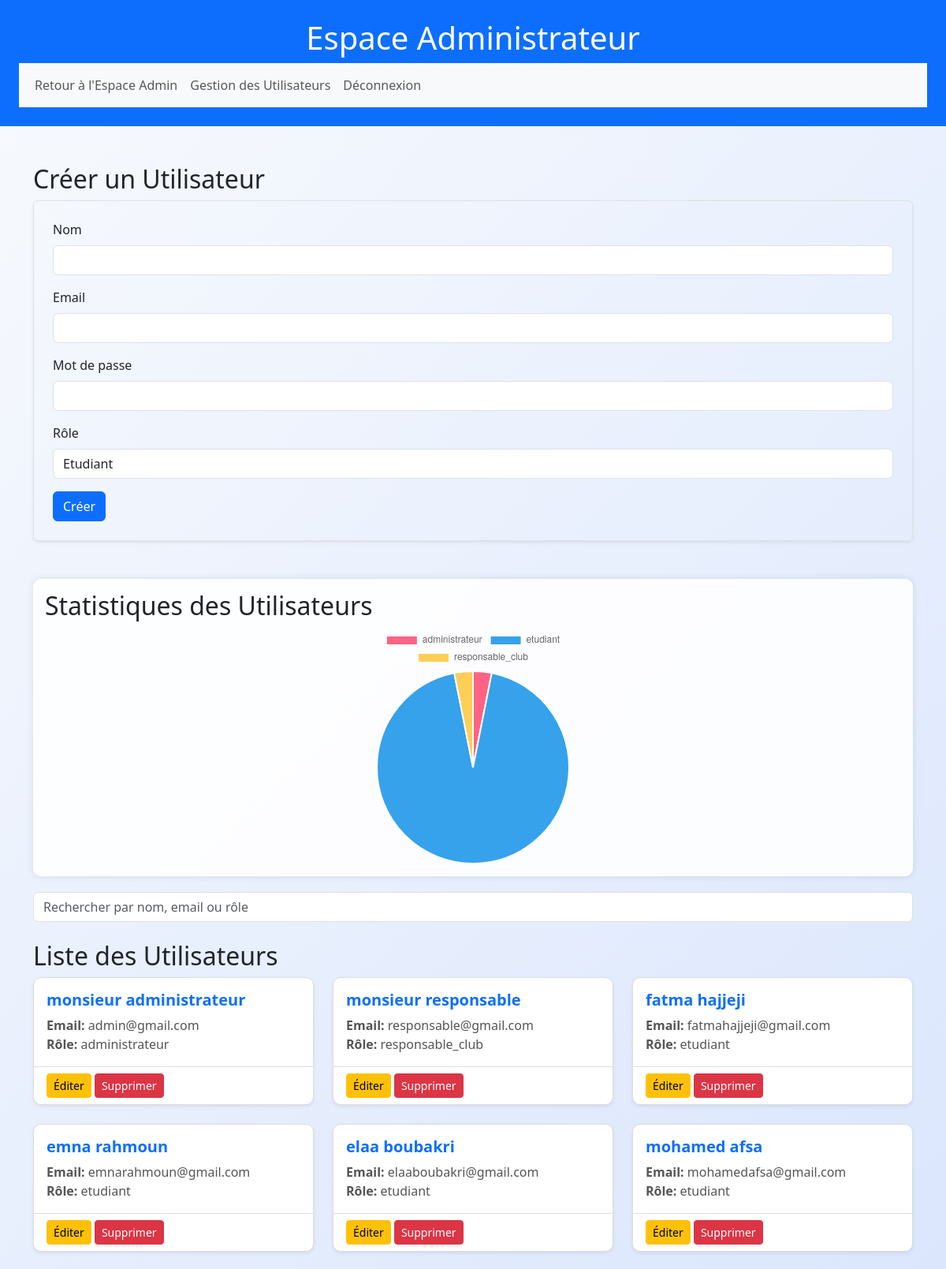
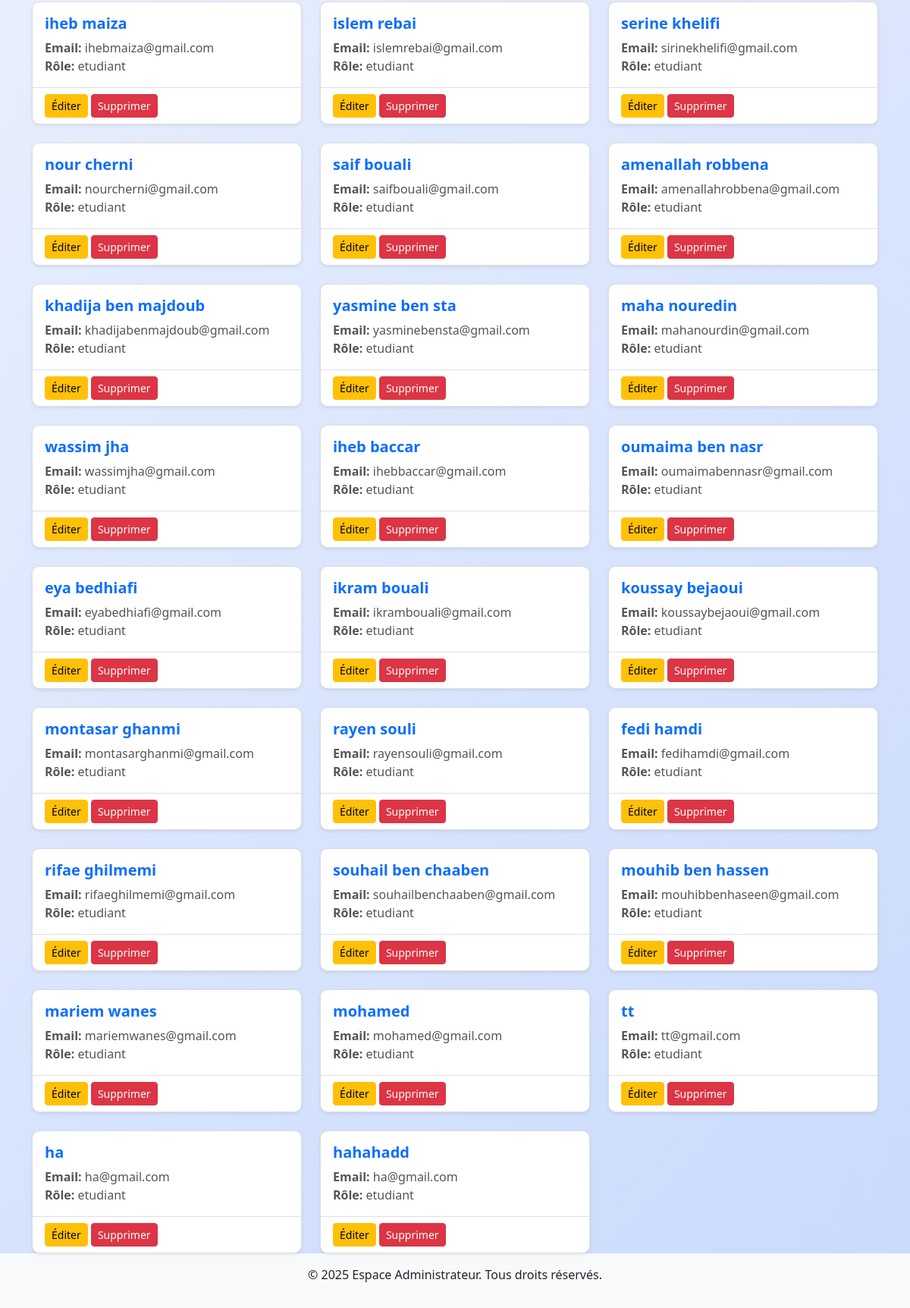
The app's page /views/usercrud.php (signed in) with its own data (2 pictures, top to bottom).
### tables this page shows
CREATE TABLE `utilisateur` (
  `id` int(11) NOT NULL,
  `nom` varchar(255) NOT NULL,
  `mail` varchar(200) NOT NULL,
  `mot_de_passe` varchar(255) NOT NULL,
  `role` varchar(100) NOT NULL
);

### models/AdminUtilisateurModel.php (called while the page is built, shortened)
<?php
require_once '../config/Database.php';
class AdminUtilisateurModel {
    private $db;
    public function __construct() {
        $database = new Database();
        $this->db = $database->getConnection();
    }
    public function getAllUsers() {
        $query = "SELECT id, nom, mail, role FROM utilisateur";
        $stmt = $this->db->query($query);
        return $stmt->fetchAll(PDO::FETCH_ASSOC);
    }
    public function getUserStatistics() {
        $query = "SELECT role, COUNT(*) as count FROM utilisateur GROUP BY role";
        $stmt = $this->db->query($query);
        return $stmt->fetchAll(PDO::FETCH_ASSOC);
    }
}
?>

### config/Database.php (called while the page is built, shortened)
<?php
class Database {
    private $host = 'localhost';
    private $db_name = 'projetweb';
    private $username = 'root';
    private $password = '';
    public function getConnection() {
        $this->conn = null;
        try {
            $this->conn = new PDO("mysql:host=" . $this->host . ";dbname=" . $this->db_name, $this->username, $this->password);
            $this->conn->exec("set names utf8");
        } catch(PDOException $exception) {
            echo "Connection error: " . $exception->getMessage();
        }
        return $this->conn;
    }
}
?>

### views/usercrud.php (the view, shortened to what this page needs)
<?php
require_once '../config/Database.php';
require_once '../models/AdminUtilisateurModel.php';
$adminModel = new AdminUtilisateurModel();
$users = $adminModel->getAllUsers();
$userStats = $adminModel->getUserStatistics();
?>
<!DOCTYPE html>
<html lang="fr">
<head>
    <link href="https://cdn.jsdelivr.net/npm/bootstrap@5.3.3/dist/css/bootstrap.min.css" rel="stylesheet">
</head>
<body>
    <header class="bg-primary text-white text-center p-4">
        <h1>Espace Administrateur</h1>
        <nav class="navbar navbar-expand-lg navbar-light bg-light">
            <div class="container-fluid">
                <div class="collapse navbar-collapse" id="navbarNav">
                    <ul class="navbar-nav">
                        <li class="nav-item">
                            <a class="nav-link" href="dashboardadmin.php">Retour à l'Espace Admin</a>
                        </li>
                        <li class="nav-item">
                            <a class="nav-link" href="usercrud.php">Gestion des Utilisateurs</a>
                        </li>
                        <li class="nav-item">
                            <a class="nav-link" href="../views/acceuil.php">Déconnexion</a>
                        </li>
                    </ul>
                </div>
            </div>
        </nav>
    </header>
    <main class="container mt-5">
        <section class="mb-5">
            <h2>Créer un Utilisateur</h2>
            <form method="post" class="p-4 border rounded shadow-sm">
                <div class="mb-3">
                    <label for="nom" class="form-label">Nom</label>
                    <input type="text" class="form-control" id="nom" name="nom" required>
                </div>
                <div class="mb-3">
                    <label for="email" class="form-label">Email</label>
                    <input type="email" class="form-control" id="email" name="email" required>
                </div>
                <div class="mb-3">
                    <label for="mot_de_passe" class="form-label">Mot de passe</label>
                    <input type="password" class="form-control" id="mot_de_passe" name="mot_de_passe" required>
                </div>
                <div class="mb-3">
                    <label for="role" class="form-label">Rôle</label>
                    <select class="form-control" id="role" name="role" required>
                        <option value="etudiant">Etudiant</option>
                    </select>
                </div>
                <button type="submit" name="create" class="btn btn-primary">Créer</button>
            </form>
        </section>
        <section class="statistics">
            <h2>Statistiques des Utilisateurs</h2>
            <div id="chartContainer">
                <canvas id="userStatsChart"></canvas>
            </div>
        </section>
        <section class="search-bar">
            <form method="get" class="mb-4">
                <div class="input-group">
                    <input type="text" class="form-control" id="searchInput" placeholder="Rechercher par nom, email ou rôle">
                </div>
            </form>
        </section>
        <section class="mt-4" id="userList">
            <h2>Liste des Utilisateurs</h2>
            <div class="row row-cols-1 row-cols-md-3 g-4" id="userCards">
                <?php foreach ($users as $user): ?>
                    <div class="col">
                        <div class="card h-100 shadow-sm">
                            <div class="card-body">
                                <h5 class="card-title"><?php echo htmlspecialchars($user['nom']); ?></h5>
                                <p class="card-text">
                                    <strong>Email:</strong> <?php echo htmlspecialchars($user['mail']); ?><br>
                                    <strong>Rôle:</strong> <?php echo htmlspecialchars($user['role']); ?>
                                </p>
                            </div>
                            <div class="card-footer bg-transparent">
                                <a href="edit_user.php?id=<?php echo $user['id']; ?>" class="btn btn-warning btn-sm">Éditer</a>
                                <a href="delete_user.php?id=<?php echo $user['id']; ?>" class="btn btn-danger btn-sm" onclick="return confirm('Êtes-vous sûr de vouloir supprimer cet utilisateur ?');">Supprimer</a>
                            </div>
                        </div>
                    </div>
                <?php endforeach; ?>
            </div>
        </section>
    </main>
    <footer class="bg-light text-center p-3">
        <p>&copy; 2025 Espace Administrateur. Tous droits réservés.</p>
    </footer>
    <script>
        // Dynamic Search
        const searchInput = document.getElementById('searchInput');
        const userCards = document.getElementById('userCards');
        searchInput.addEventListener('input', function () {
            const searchTerm = this.value.trim();
            // Send AJAX request to search users
            const xhr = new XMLHttpRequest();
            xhr.open('GET', `search_users.php?search=${encodeURIComponent(searchTerm)}`, true);
            xhr.onload = function () {
                if (xhr.status === 200) {
                    userCards.innerHTML = xhr.responseText;
                }
            };
            xhr.send();
        });
        // Circular Statistics (Pie Chart)
        const ctx = document.getElementById('userStatsChart').getContext('2d');
        const userStatsChart = new Chart(ctx, {
            type: 'pie',
            data: {
                labels: <?php echo json_encode(array_column($userStats, 'role')); ?>,
                datasets: [{
                    data: <?php echo json_encode(array_column($userStats, 'count')); ?>,
                    backgroundColor: [
                        '#FF6384',
                        '#36A2EB',
                        '#FFCE56'
                    ]
                }]
            },
            options: {
                responsive: true,
                maintainAspectRatio: false
            }
        });
    </script>
</body>
</html>

### views/usercrud.php (style rules this page uses)
body { background: linear-gradient(135deg, #f8fafd, #c9dafd); }
.container { margin-top: 40px; }
.btn-primary { background-color: #0d6efd; border-color: #0d6efd; }
.card { border: 1px solid #ddd; border-radius: 10px; transition: transform 0.2s, box-shadow 0.2s; }
.card-title { color: #0d6efd; font-size: 1.25rem; font-weight: bold; }
.card-text { color: #555; }
.card-footer { background-color: rgba(0, 0, 0, 0.03); border-top: 1px solid rgba(0, 0, 0, 0.125); }
.search-bar { margin-bottom: 20px; }
.statistics { background: rgba(255, 255, 255, 0.9); padding: 15px; border-radius: 10px; box-shadow: 0 0 10px rgba(0, 0, 0, 0.1); margin-bottom: 20px; }
#userList { margin-top: 20px; }
#chartContainer { width: 300px; height: 300px; margin: 0 auto; }

### records on screen
utilisateur: nom "monsieur administrateur", mail "admin@gmail.com", role "administrateur"
utilisateur: nom "monsieur responsable", mail "responsable@gmail.com", role "responsable_club"
utilisateur: nom "fatma hajjeji", mail "fatmahajjeji@gmail.com", role "etudiant"
utilisateur: nom "emna rahmoun", mail "emnarahmoun@gmail.com", role "etudiant"
utilisateur: nom "elaa boubakri", mail "elaaboubakri@gmail.com", role "etudiant"
utilisateur: nom "mohamed afsa", mail "mohamedafsa@gmail.com", role "etudiant"
utilisateur: nom "iheb maiza", mail "ihebmaiza@gmail.com", role "etudiant"
utilisateur: nom "islem rebai", mail "islemrebai@gmail.com", role "etudiant"
utilisateur: nom "serine khelifi", mail "sirinekhelifi@gmail.com", role "etudiant"
utilisateur: nom "nour cherni", mail "nourcherni@gmail.com", role "etudiant"
utilisateur: nom "saif bouali", mail "saifbouali@gmail.com", role "etudiant"
utilisateur: nom "amenallah robbena", mail "amenallahrobbena@gmail.com", role "etudiant"
utilisateur: nom "khadija ben majdoub", mail "khadijabenmajdoub@gmail.com", role "etudiant"
utilisateur: nom "yasmine ben sta", mail "yasminebensta@gmail.com", role "etudiant"
utilisateur: nom "maha nouredin", mail "mahanourdin@gmail.com", role "etudiant"
utilisateur: nom "wassim jha", mail "wassimjha@gmail.com", role "etudiant"
utilisateur: nom "iheb baccar", mail "ihebbaccar@gmail.com", role "etudiant"
utilisateur: nom "oumaima ben nasr", mail "oumaimabennasr@gmail.com", role "etudiant"
utilisateur: nom "eya bedhiafi", mail "eyabedhiafi@gmail.com", role "etudiant"
utilisateur: nom "ikram bouali", mail "ikrambouali@gmail.com", role "etudiant"
utilisateur: nom "koussay bejaoui", mail "koussaybejaoui@gmail.com", role "etudiant"
utilisateur: nom "montasar ghanmi", mail "montasarghanmi@gmail.com", role "etudiant"
utilisateur: nom "rayen souli", mail "rayensouli@gmail.com", role "etudiant"
utilisateur: nom "fedi hamdi", mail "fedihamdi@gmail.com", role "etudiant"
utilisateur: nom "rifae ghilmemi", mail "rifaeghilmemi@gmail.com", role "etudiant"
utilisateur: nom "souhail ben chaaben", mail "souhailbenchaaben@gmail.com", role "etudiant"
utilisateur: nom "mouhib ben hassen", mail "mouhibbenhaseen@gmail.com", role "etudiant"
utilisateur: nom "mariem wanes", mail "mariemwanes@gmail.com", role "etudiant"
utilisateur: nom "mohamed", mail "mohamed@gmail.com", role "etudiant"
utilisateur: nom "tt", mail "tt@gmail.com", role "etudiant"
utilisateur: nom "ha", mail "ha@gmail.com", role "etudiant"
utilisateur: nom "hahahadd", mail "ha@gmail.com", role "etudiant"

### other values on screen
chart data {{ json_encode(array_column($userStats, 'role')) }} ["administrateur","etudiant","responsable_club"]
chart data {{ json_encode(array_column($userStats, 'count')) }} [1,30,1]
